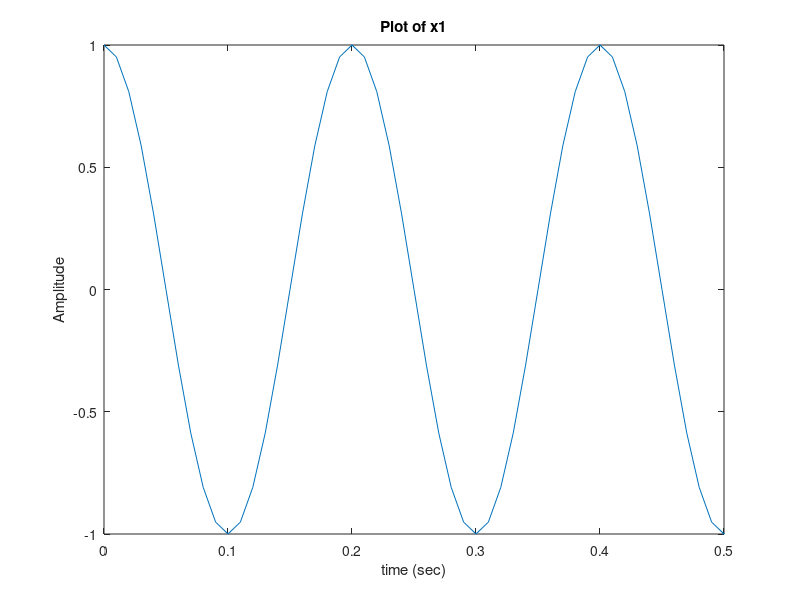

This figure's MATLAB source: (Note: this script raises an error after producing the figure.)
%% Cesar Nunez Rodriguez
%% Signals Lab 2

%% Part 1A
Fs = 100;
Ts=1/Fs; %sampling period
t=[0:Ts:10];

f = 5;
A=1;
w = 2*pi*f;
y=0;
p=0;
x1 = A*cos(w*t+y);

figure(1)
plot (t, x1)
xlim([0 0.5])
title('Plot of x1')
xlabel('time (sec)')
ylabel('Amplitude')

figure(2)
spectrogram(x1,256,250,512,Fs, 'yaxis')
title('Spectrogram of x1')


%Part 1B
Fs = 100;
Ts=1/Fs; %sampling period
t=[0:Ts:10];

f = 90;
A=2;
w = 2*pi*f;
y=pi/3;
p=0;
x2 = A*cos(w*t+y);

figure(3)
plot (t, x2)
xlim([0 0.5])
title('Plot of x2')
xlabel('time (sec)')
ylabel('Amplitude')

figure(4)
spectrogram(x2,256,250,512,Fs, 'yaxis')
title('Spectrogram of x2')


%Part 1C
Fs = 1000;
Ts=1/Fs; %sampling period
t=[0:Ts:10];

f = 90;
A=1;
w = 2*pi*f;
y=pi/3;
p=0;
x3 = A*cos(w*t+y);

figure(5)
plot (t, x3)
xlim([0 0.5])
title('Plot of x3')
xlabel('time (sec)')
ylabel('Amplitude')

figure(6)
spectrogram(x3,256,250,512,Fs, 'yaxis')
title('Spectrogram of x3')

%% Part 2A

load 'lighthouse.mat'
show_img(xx)
title('Original picture xx')

xx3 = xx(1:3:end,1:3:end);
figure
imshow(xx3)
title('Compressed picture xx3')

%Part 2B i
xxs=zeros(size(xx));
xxs(1:3:size(xx,1),1:3:size(xx,2))=xx3;%fill in
show_img(xxs)
title('Simple Up-Sampled picture xxs')

%Part 2B ii
[Nr,Nc] = size(xx3);
ip = ceil((0.9:1:3*Nr)/3);
jp = ceil((0.9:1:3*Nc)/3);
xxh = xx3(ip,jp);
show_img(xxh)
title('Effective Up-Sampled picture xxh')
